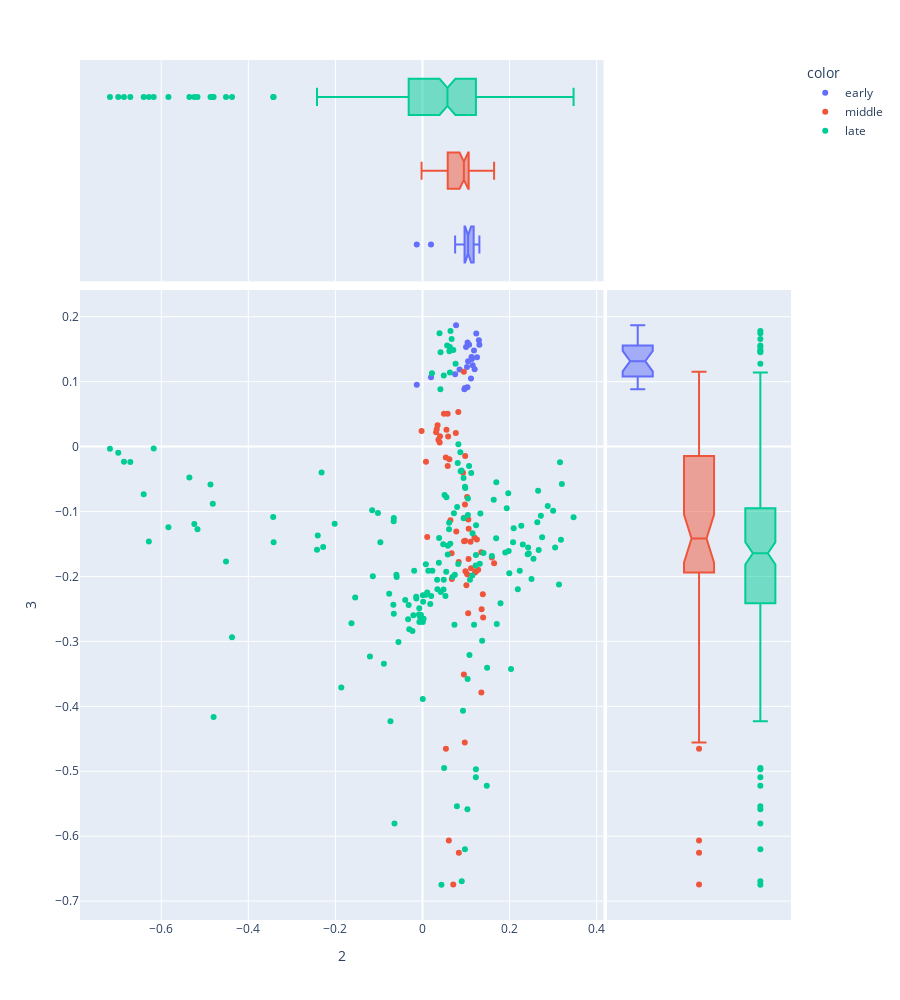

Notebook source saved alongside this figure:
### Markdown cell above
### Visualization 2

### Code cell
px.scatter(DCM, 2, 3, 
           color=DOC.era, 
           hover_name=DOC.label, 
           marginal_x='box', marginal_y='box', height=1000)

### Figure 1 — Plotly figure (JSON) as saved in the notebook; plotly's stock layout.template omitted (floating-point values rounded to 4 significant figures; data arrays with more than 128 entries replaced by an {"elided": "..."} marker saying what was removed)
{"data": [{"hovertemplate": "<b>%{hovertext}</b><br><br>color=early<br>2=%{x}<br>3=%{y}<extra></extra>", "hovertext": ["Alice In Wonderland", "Alice In Wonderland", "Alice In Wonderland", "Alice In Wonderland", "Alice In Wonderland", "Alice In Wonderland", "Alice In Wonderland", "Alice In Wonderland", "Alice In Wonderland", "Alice In Wonderland", "Alice In Wonderland", "Alice In Wonderland", "Through The Looking Glass", "Through The Looking Glass", "Through The Looking Glass", "Through The Looking Glass", "Through The Looking Glass", "Through The Looking Glass", "Through The Looking Glass", "Through The Looking Glass", "Through The Looking Glass", "Through The Looking Glass", "Through The Looking Glass", "Through The Looking Glass"], "legendgroup": "early", "marker": {"color": "#636efa", "symbol": "circle"}, "mode": "markers", "name": "early", "orientation": "v", "showlegend": true, "type": "scatter", "x": [0.1035, 0.1252, 0.09623, 0.1001, 0.1032, 0.1198, 0.1047, 0.1022, 0.1114, 0.07495, -0.01311, 0.09751, 0.1125, 0.1071, 0.1134, 0.1295, 0.1307, 0.1152, 0.1183, 0.1235, 0.0771, 0.01953, null, 0.08509], "xaxis": "x", "y": [0.1603, 0.1375, 0.08843, 0.1534, 0.09148, 0.119, 0.1316, 0.1227, 0.105, 0.1116, 0.09539, 0.09024, 0.138, 0.1567, 0.1348, 0.1636, 0.157, 0.1252, 0.1479, 0.1742, 0.1869, 0.1067, null, 0.1187], "yaxis": "y"}, {"alignmentgroup": "True", "hovertemplate": "<b>%{hovertext}</b><br><br>color=early<br>2=%{x}<extra></extra>", "hovertext": ["Alice In Wonderland", "Alice In Wonderland", "Alice In Wonderland", "Alice In Wonderland", "Alice In Wonderland", "Alice In Wonderland", "Alice In Wonderland", "Alice In Wonderland", "Alice In Wonderland", "Alice In Wonderland", "Alice In Wonderland", "Alice In Wonderland", "Through The Looking Glass", "Through The Looking Glass", "Through The Looking Glass", "Through The Looking Glass", "Through The Looking Glass", "Through The Looking Glass", "Through The Looking Glass", "Through The Looking Glass", "Through The Looking Glass", "Through The Looking Glass", "Through The Looking Glass", "Through The Looking Glass"], "legendgroup": "early", "marker": {"color": "#636efa", "symbol": "circle"}, "name": "early", "notched": true, "offsetgroup": "early", "showlegend": false, "type": "box", "x": [0.1035, 0.1252, 0.09623, 0.1001, 0.1032, 0.1198, 0.1047, 0.1022, 0.1114, 0.07495, -0.01311, 0.09751, 0.1125, 0.1071, 0.1134, 0.1295, 0.1307, 0.1152, 0.1183, 0.1235, 0.0771, 0.01953, null, 0.08509], "xaxis": "x3", "yaxis": "y3"}, {"alignmentgroup": "True", "hovertemplate": "<b>%{hovertext}</b><br><br>color=early<br>3=%{y}<extra></extra>", "hovertext": ["Alice In Wonderland", "Alice In Wonderland", "Alice In Wonderland", "Alice In Wonderland", "Alice In Wonderland", "Alice In Wonderland", "Alice In Wonderland", "Alice In Wonderland", "Alice In Wonderland", "Alice In Wonderland", "Alice In Wonderland", "Alice In Wonderland", "Through The Looking Glass", "Through The Looking Glass", "Through The Looking Glass", "Through The Looking Glass", "Through The Looking Glass", "Through The Looking Glass", "Through The Looking Glass", "Through The Looking Glass", "Through The Looking Glass", "Through The Looking Glass", "Through The Looking Glass", "Through The Looking Glass"], "legendgroup": "early", "marker": {"color": "#636efa", "symbol": "circle"}, "name": "early", "notched": true, "offsetgroup": "early", "showlegend": false, "type": "box", "xaxis": "x2", "y": [0.1603, 0.1375, 0.08843, 0.1534, 0.09148, 0.119, 0.1316, 0.1227, 0.105, 0.1116, 0.09539, 0.09024, 0.138, 0.1567, 0.1348, 0.1636, 0.157, 0.1252, 0.1479, 0.1742, 0.1869, 0.1067, null, 0.1187], "yaxis": "y2"}, {"hovertemplate": "<b>%{hovertext}</b><br><br>color=middle<br>2=%{x}<br>3=%{y}<extra></extra>", "hovertext": ["Hunting Of The Snark", "Hunting Of The Snark", "Hunting Of The Snark", "Hunting Of The Snark", "Hunting Of The Snark", "Hunting Of The Snark", "Hunting Of The Snark", "Hunting Of The Snark", "Hunting Of The Snark", "Tangled Tales", "Tangled Tales", "Tangled Tales", "Tangled Tales", "Tangled Tales", "Tangled Tales", "Tangled Tales", "Tangled Tales", "Tangled Tales", "Tangled Tales", "Crime And Punishment", "Crime And Punishment", "Crime And Punishment", "Crime And Punishment", "Crime And Punishment", "Crime And Punishment", "Crime And Punishment", "Crime And Punishment", "Crime And Punishment", "Crime And Punishment", "Crime And Punishment", "Crime And Punishment", "Crime And Punishment", "Crime And Punishment", "Crime And Punishment", "Crime And Punishment", "Crime And Punishment", "Crime And Punishment", "Crime And Punishment", "Crime And Punishment", "Crime And Punishment", "Crime And Punishment", "Crime And Punishment", "Crime And Punishment", "Crime And Punishment", "Crime And Punishment", "Crime And Punishment", "Crime And Punishment", "Crime And Punishment", "Crime And Punishment", "Crime And Punishment", "Crime And Punishment", "Crime And Punishment", "Crime And Punishment", "Crime And Punishment", "Crime And Punishment", "Crime And Punishment", "Crime And Punishment", "Crime And Punishment"], "legendgroup": "middle", "marker": {"color": "#EF553B", "symbol": "circle"}, "mode": "markers", "name": "middle", "orientation": "v", "showlegend": true, "type": "scatter", "x": [0.05791, 0.05509, 0.0536, 0.04933, 0.03944, 0.06174, -0.002107, 0.0346, 0.03266, 0.0365, 0.04026, 0.08225, 0.008016, 0.09504, 0.05887, 0.07656, 0.0313, 0.05784, 0.09799, 0.07761, 0.1058, 0.0971, 0.1026, 0.1025, 0.1061, 0.09319, 0.08315, 0.1052, 0.1103, 0.01085, 0.06051, 0.09806, 0.1279, 0.1358, 0.09507, 0.1352, 0.1393, 0.09868, 0.09522, 0.1008, 0.08347, 0.1049, 0.1645, 0.0955, 0.06413, 0.07063, 0.0674, 0.05378, 0.1237, 0.1249, 0.135, 0.06692, 0.1193, 0.1207, 0.1115, 0.09749, 0.1592, 0.1385], "xaxis": "x", "y": [-0.02989, 0.02601, -0.01688, 0.05049, 0.006184, -0.01938, 0.02384, 0.03286, 0.02661, 0.01039, 0.01592, 0.05342, -0.02316, 0.1153, 0.01559, 0.02111, 0.022, 0.05077, -0.01455, -0.1308, -0.1733, -0.4558, -0.1965, -0.07747, -0.1266, -0.04025, -0.1779, -0.1121, -0.1464, -0.1393, -0.6067, -0.1451, -0.1896, -0.2504, -0.3511, -0.3788, -0.2631, -0.192, -0.1098, -0.2136, -0.6255, -0.2567, -0.1795, -0.1456, -0.1134, -0.6745, -0.204, -0.4653, -0.1915, -0.1431, -0.1626, -0.1641, -0.1401, -0.1939, -0.1875, -0.08915, -0.1709, -0.2276], "yaxis": "y"}, {"alignmentgroup": "True", "hovertemplate": "<b>%{hovertext}</b><br><br>color=middle<br>2=%{x}<extra></extra>", "hovertext": ["Hunting Of The Snark", "Hunting Of The Snark", "Hunting Of The Snark", "Hunting Of The Snark", "Hunting Of The Snark", "Hunting Of The Snark", "Hunting Of The Snark", "Hunting Of The Snark", "Hunting Of The Snark", "Tangled Tales", "Tangled Tales", "Tangled Tales", "Tangled Tales", "Tangled Tales", "Tangled Tales", "Tangled Tales", "Tangled Tales", "Tangled Tales", "Tangled Tales", "Crime And Punishment", "Crime And Punishment", "Crime And Punishment", "Crime And Punishment", "Crime And Punishment", "Crime And Punishment", "Crime And Punishment", "Crime And Punishment", "Crime And Punishment", "Crime And Punishment", "Crime And Punishment", "Crime And Punishment", "Crime And Punishment", "Crime And Punishment", "Crime And Punishment", "Crime And Punishment", "Crime And Punishment", "Crime And Punishment", "Crime And Punishment", "Crime And Punishment", "Crime And Punishment", "Crime And Punishment", "Crime And Punishment", "Crime And Punishment", "Crime And Punishment", "Crime And Punishment", "Crime And Punishment", "Crime And Punishment", "Crime And Punishment", "Crime And Punishment", "Crime And Punishment", "Crime And Punishment", "Crime And Punishment", "Crime And Punishment", "Crime And Punishment", "Crime And Punishment", "Crime And Punishment", "Crime And Punishment", "Crime And Punishment"], "legendgroup": "middle", "marker": {"color": "#EF553B", "symbol": "circle"}, "name": "middle", "notched": true, "offsetgroup": "middle", "showlegend": false, "type": "box", "x": [0.05791, 0.05509, 0.0536, 0.04933, 0.03944, 0.06174, -0.002107, 0.0346, 0.03266, 0.0365, 0.04026, 0.08225, 0.008016, 0.09504, 0.05887, 0.07656, 0.0313, 0.05784, 0.09799, 0.07761, 0.1058, 0.0971, 0.1026, 0.1025, 0.1061, 0.09319, 0.08315, 0.1052, 0.1103, 0.01085, 0.06051, 0.09806, 0.1279, 0.1358, 0.09507, 0.1352, 0.1393, 0.09868, 0.09522, 0.1008, 0.08347, 0.1049, 0.1645, 0.0955, 0.06413, 0.07063, 0.0674, 0.05378, 0.1237, 0.1249, 0.135, 0.06692, 0.1193, 0.1207, 0.1115, 0.09749, 0.1592, 0.1385], "xaxis": "x3", "yaxis": "y3"}, {"alignmentgroup": "True", "hovertemplate": "<b>%{hovertext}</b><br><br>color=middle<br>3=%{y}<extra></extra>", "hovertext": ["Hunting Of The Snark", "Hunting Of The Snark", "Hunting Of The Snark", "Hunting Of The Snark", "Hunting Of The Snark", "Hunting Of The Snark", "Hunting Of The Snark", "Hunting Of The Snark", "Hunting Of The Snark", "Tangled Tales", "Tangled Tales", "Tangled Tales", "Tangled Tales", "Tangled Tales", "Tangled Tales", "Tangled Tales", "Tangled Tales", "Tangled Tales", "Tangled Tales", "Crime And Punishment", "Crime And Punishment", "Crime And Punishment", "Crime And Punishment", "Crime And Punishment", "Crime And Punishment", "Crime And Punishment", "Crime And Punishment", "Crime And Punishment", "Crime And Punishment", "Crime And Punishment", "Crime And Punishment", "Crime And Punishment", "Crime And Punishment", "Crime And Punishment", "Crime And Punishment", "Crime And Punishment", "Crime And Punishment", "Crime And Punishment", "Crime And Punishment", "Crime And Punishment", "Crime And Punishment", "Crime And Punishment", "Crime And Punishment", "Crime And Punishment", "Crime And Punishment", "Crime And Punishment", "Crime And Punishment", "Crime And Punishment", "Crime And Punishment", "Crime And Punishment", "Crime And Punishment", "Crime And Punishment", "Crime And Punishment", "Crime And Punishment", "Crime And Punishment", "Crime And Punishment", "Crime And Punishment", "Crime And Punishment"], "legendgroup": "middle", "marker": {"color": "#EF553B", "symbol": "circle"}, "name": "middle", "notched": true, "offsetgroup": "middle", "showlegend": false, "type": "box", "xaxis": "x2", "y": [-0.02989, 0.02601, -0.01688, 0.05049, 0.006184, -0.01938, 0.02384, 0.03286, 0.02661, 0.01039, 0.01592, 0.05342, -0.02316, 0.1153, 0.01559, 0.02111, 0.022, 0.05077, -0.01455, -0.1308, -0.1733, -0.4558, -0.1965, -0.07747, -0.1266, -0.04025, -0.1779, -0.1121, -0.1464, -0.1393, -0.6067, -0.1451, -0.1896, -0.2504, -0.3511, -0.3788, -0.2631, -0.192, -0.1098, -0.2136, -0.6255, -0.2567, -0.1795, -0.1456, -0.1134, -0.6745, -0.204, -0.4653, -0.1915, -0.1431, -0.1626, -0.1641, -0.1401, -0.1939, -0.1875, -0.08915, -0.1709, -0.2276], "yaxis": "y2"}, {"hovertemplate": "<b>%{hovertext}</b><br><br>color=late<br>2=%{x}<br>3=%{y}<extra></extra>", "hovertext": {"elided": "178 str values"}, "legendgroup": "late", "marker": {"color": "#00cc96", "symbol": "circle"}, "mode": "markers", "name": "late", "orientation": "v", "showlegend": true, "type": "scatter", "x": {"elided": "178 float values"}, "xaxis": "x", "y": {"elided": "178 float values"}, "yaxis": "y"}, {"alignmentgroup": "True", "hovertemplate": "<b>%{hovertext}</b><br><br>color=late<br>2=%{x}<extra></extra>", "hovertext": {"elided": "178 str values"}, "legendgroup": "late", "marker": {"color": "#00cc96", "symbol": "circle"}, "name": "late", "notched": true, "offsetgroup": "late", "showlegend": false, "type": "box", "x": {"elided": "178 float values"}, "xaxis": "x3", "yaxis": "y3"}, {"alignmentgroup": "True", "hovertemplate": "<b>%{hovertext}</b><br><br>color=late<br>3=%{y}<extra></extra>", "hovertext": {"elided": "178 str values"}, "legendgroup": "late", "marker": {"color": "#00cc96", "symbol": "circle"}, "name": "late", "notched": true, "offsetgroup": "late", "showlegend": false, "type": "box", "xaxis": "x2", "y": {"elided": "178 float values"}, "yaxis": "y2"}], "layout": {"height": 1000, "legend": {"title": {"text": "color"}, "tracegroupgap": 0}, "margin": {"t": 60}, "xaxis": {"anchor": "y", "domain": [0, 0.7363], "title": {"text": "2"}}, "xaxis2": {"anchor": "y2", "domain": [0.7413, 1], "matches": "x2", "showgrid": false, "showline": false, "showticklabels": false, "ticks": ""}, "xaxis3": {"anchor": "y3", "domain": [0, 0.7363], "matches": "x", "showgrid": true, "showticklabels": false}, "xaxis4": {"anchor": "y4", "domain": [0.7413, 1], "matches": "x2", "showgrid": false, "showline": false, "showticklabels": false, "ticks": ""}, "yaxis": {"anchor": "x", "domain": [0, 0.7326], "title": {"text": "3"}}, "yaxis2": {"anchor": "x2", "domain": [0, 0.7326], "matches": "y", "showgrid": true, "showticklabels": false}, "yaxis3": {"anchor": "x3", "domain": [0.7426, 1], "matches": "y3", "showgrid": false, "showline": false, "showticklabels": false, "ticks": ""}, "yaxis4": {"anchor": "x4", "domain": [0.7426, 1], "matches": "y3", "showgrid": true, "showline": false, "showticklabels": false, "ticks": ""}}}
